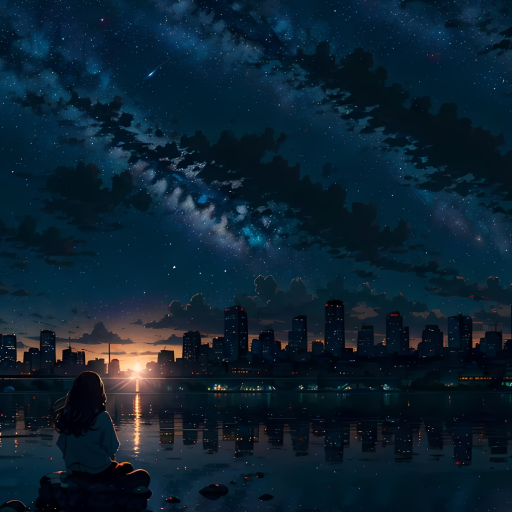
#> input picture assets/background.jpg, 1024 x 1024 px (shown at 1/2 size)
$ python make-wide.py
#> lines starting #> are read from the running program, lines starting #| are printed output that depends on the picture
"""Compose assets/webp/wide.webp (1920x1080) from assets/background.jpg.

The square original stays sharp in the centre. Both sides are filled with a SHARP
mirror of the picture's edge strips (a reflection is continuous at the seam, so no
blur or blend is needed). The far edges get a light darkening.

Run with the bundled Python:

    python scripts/make-wide.py
"""
from __future__ import annotations

import os

from PIL import Image, ImageDraw

ROOT = os.path.dirname(os.path.dirname(os.path.abspath(__file__)))
SOURCE = os.path.join(ROOT, "assets", "background.jpg")
TARGET = os.path.join(ROOT, "assets", "webp", "wide.webp")

W, H = 1920, 1080
EDGE = 120


def main() -> None:
    im = Image.open(SOURCE).convert("RGB")
#> im is the input picture: PIL image 1024x1024 RGB; mean R, G, B 12.1, 33.3, 48.4
    w = int(round(im.width * H / im.height))
#> w = 1080
    sharp = im.resize((w, H), Image.LANCZOS)
    cx = (W - w) // 2
#> cx = 420

    canvas = Image.new("RGB", (W, H), (5, 8, 15))
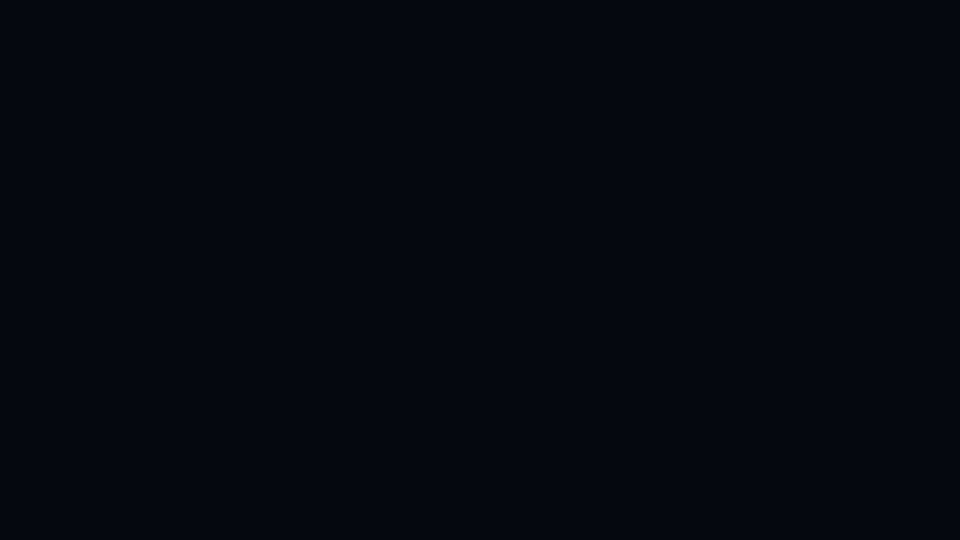
#> canvas: PIL image 1920x1080 RGB (shown at 1/2 size); mean R, G, B 5, 8, 15
    canvas.paste(sharp, (cx, 0))
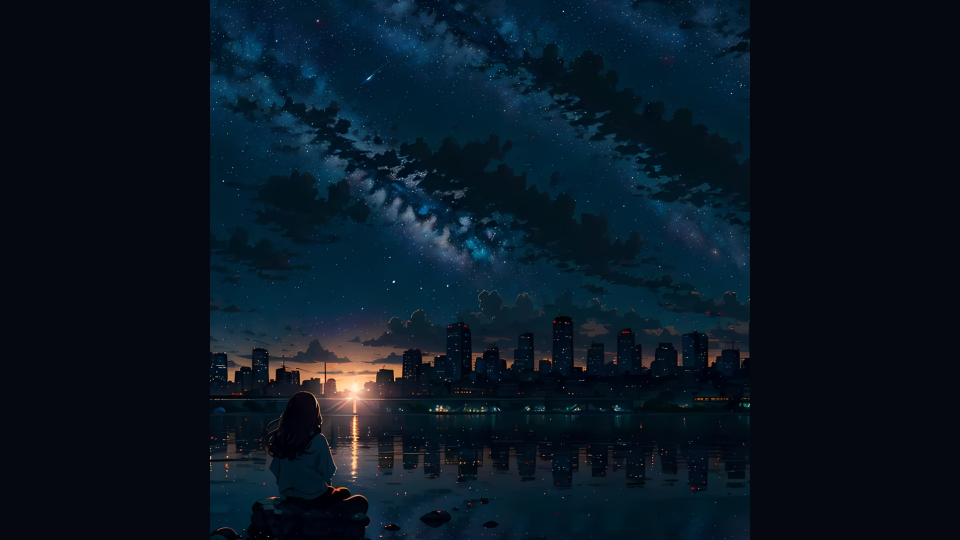
#> canvas: PIL image 1920x1080 RGB (shown at 1/2 size); mean R, G, B 9, 22.2, 33.8

    left = sharp.crop((0, 0, cx, H)).transpose(Image.FLIP_LEFT_RIGHT)
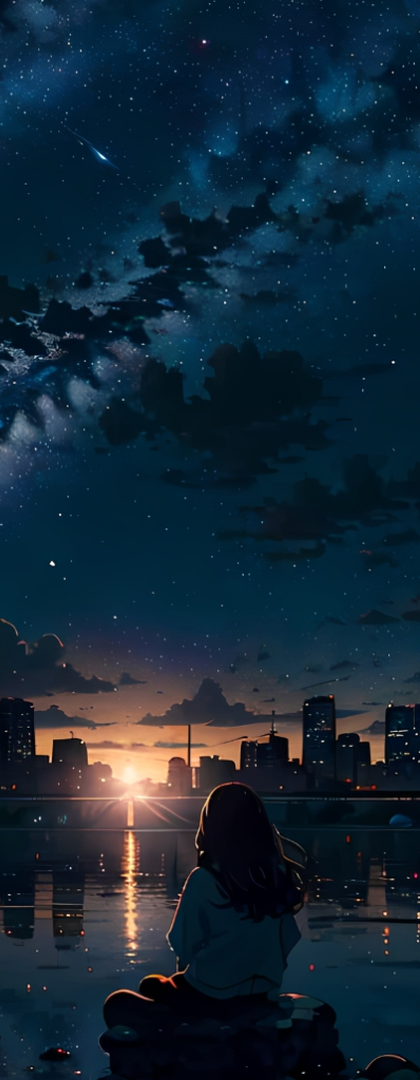
#> left: PIL image 420x1080 RGB; mean R, G, B 19.8, 39.5, 54.6
    right = sharp.crop((w - cx, 0, w, H)).transpose(Image.FLIP_LEFT_RIGHT)
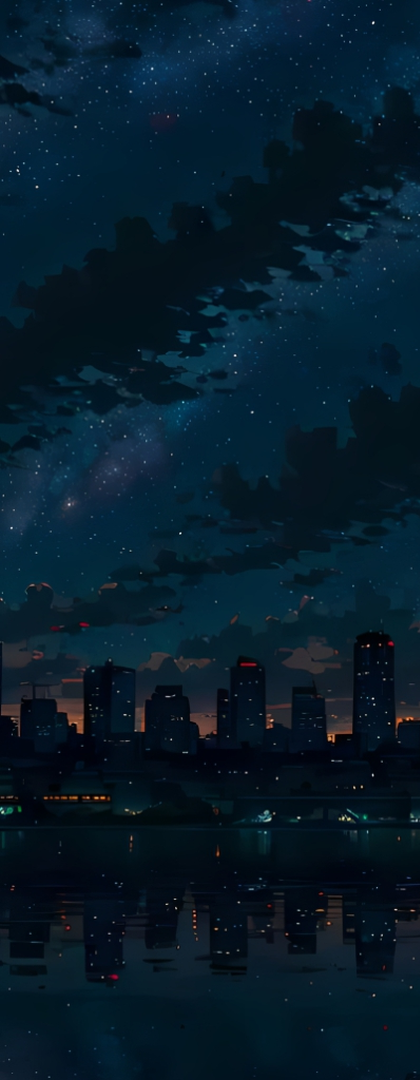
#> right: PIL image 420x1080 RGB; mean R, G, B 5.9, 27.7, 42.3
    canvas.paste(left, (0, 0))
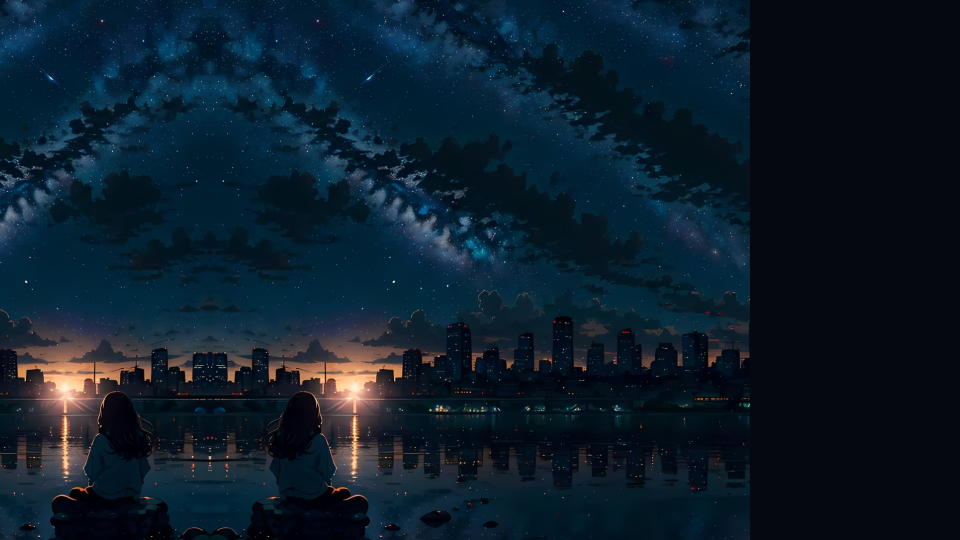
#> canvas: PIL image 1920x1080 RGB (shown at 1/2 size); mean R, G, B 12.2, 29.1, 42.4
    canvas.paste(right, (cx + w, 0))
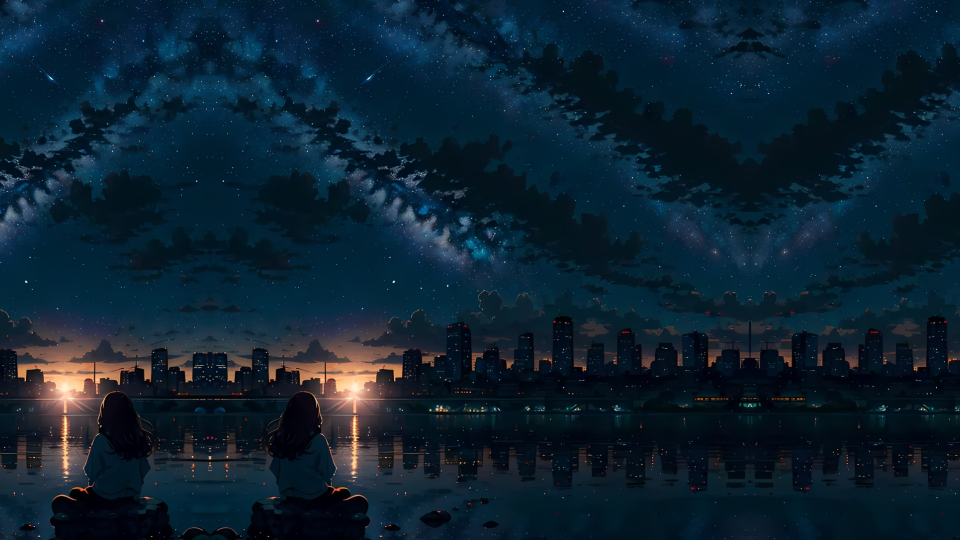
#> canvas: PIL image 1920x1080 RGB (shown at 1/2 size); mean R, G, B 12.4, 33.4, 48.4

    edge = Image.new("RGBA", (W, H), (0, 0, 0, 0))
#> edge: PIL image 1920x1080 RGBA; every value is 0
    ed = ImageDraw.Draw(edge)
    for x in range(EDGE):
        a = int(120 * (1 - x / EDGE))
        ed.line([(x, 0), (x, H)], fill=(4, 7, 14, a))
        ed.line([(W - 1 - x, 0), (W - 1 - x, H)], fill=(4, 7, 14, a))
    canvas = Image.alpha_composite(canvas.convert("RGBA"), edge).convert("RGB")

    canvas.save(TARGET, "WEBP", quality=92, method=6)
    print(f"{TARGET} written: {os.path.getsize(TARGET)} bytes")


if __name__ == "__main__":
    main()
